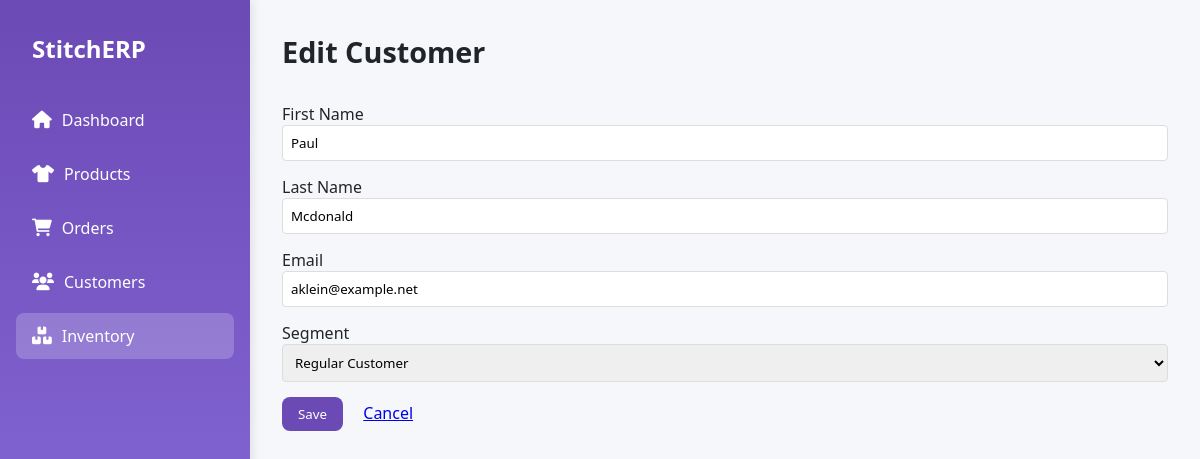
Screenshot of /customer/customers/1/edit/ with the database file from the repository.
### customer/models.py (models this page shows, shortened)
class Customer(models.Model):
    SEGMENT = [
        (1, 'New Customer'),
        (2, 'Regular Customer'),
        (3, 'VIP Customer'),
        (4, 'Inactive Customer'),
    ]
    first_name = models.CharField(max_length=30)
    last_name = models.CharField(max_length=30)
    email = models.EmailField()
    segment = models.SmallIntegerField(choices=SEGMENT, max_length=1, default=1)
    orders = models.IntegerField(default=0)
    total_spent = models.DecimalField(max_digits=10, decimal_places=2, default=0)
    last_update = models.DateTimeField(auto_now=True)
    join_date = models.DateTimeField(auto_now_add=True)

### customer/views.py (the view)
# urls.py: path('customers/<int:id>/edit/', views.edit_customer, name='edit_customer'),
def edit_customer(request, id):
    customer = Customer.objects.get(id=id)
    if request.method == 'POST':
        pass
    context = {'customer': customer}
    return render(request, 'edit_customer.html', context)

### templates/edit_customer.html (shortened to what this page needs)
{% load static %}
<!DOCTYPE html>
<html lang="en">
<head>
    <link rel="stylesheet" href="https://cdnjs.cloudflare.com/ajax/libs/font-awesome/6.0.0-beta3/css/all.min.css">
</head>
<body>
    <div class="dashboard">
        <div class="sidebar">
            <div class="logo">
                <h1>StitchERP</h1>
            </div>
            <ul class="nav-menu">
                <li class="nav-item">
                    <a href="{% url 'dashboard' %}" class="nav-link">
                        <i class="fas fa-home"></i> Dashboard
                    </a>
                </li>
                <li class="nav-item">
                    <a href="{% url 'product' %}" class="nav-link">
                        <i class="fas fa-tshirt"></i> Products
                    </a>
                </li>
                <li class="nav-item">
                    <a href="{% url 'order_list' %}" class="nav-link">
                        <i class="fas fa-shopping-cart"></i> Orders
                    </a>
                </li>
                <li class="nav-item">
                    <a href="{% url 'customer' %}" class="nav-link">
                        <i class="fas fa-users"></i> Customers
                    </a>
                </li>
                <li class="nav-item active">
                    <a href="{% url 'inventory' %}" class="nav-link">
                        <i class="fas fa-boxes"></i> Inventory
                    </a>
                </li>
            </ul>
        </div>
        <div class="main-content">
            <div class="header">
                <div class="page-title">
                    <h2>Edit Customer</h2>
                </div>
            </div>
            <div class="inventory-form">
                <form method="POST">
                    <div class="form-group">
                        <label>First Name</label>
                        <input type="text" class="form-control" name="first_name" value="{{ customer.first_name }}" required>
                    </div>
                    <div class="form-group">
                        <label>Last Name</label>
                        <input type="text" class="form-control" name="last_name" value="{{ customer.last_name }}" required>
                    </div>
                    <div class="form-group">
                        <label>Email</label>
                        <input type="email" class="form-control" name="email" value="{{ customer.email }}" required>
                    </div>
                    <div class="form-group">
                        <label>Segment</label>
                        <select class="form-control" name="segment" required>
                            {% for key, value in customer.SEGMENT %}
                                <option value="{{ key }}" {% if customer.segment == key %}selected{% endif %}>{{ value }}</option>
                            {% endfor %}
                        </select>
                    </div>
                    <button type="submit" class="btn btn-primary">Save</button>
                    <a href="{% url 'customer' %}" class="btn btn-secondary">Cancel</a>
                </form>
            </div>
        </div>
    </div>
</body>
</html>

### templates/edit_customer.html (style rules this page uses)
:root { --primary: #6C4AB6; --secondary: #8D72E1; --accent: #B9E0FF; --light: #F8F9FA; --dark: #212529; --success: #4BB543; --warning: #FFC107; --danger: #DC3545; }
* { margin: 0; padding: 0; box-sizing: border-box; font-family: 'Segoe UI', Tahoma, Geneva, Verdana, sans-serif; }
body { background-color: #f5f7fa; color: var(--dark); }
.form-group { margin-bottom: 15px; }
.form-control { width: 100%; padding: 8px; border: 1px solid #ddd; border-radius: 4px; }
.dashboard { display: grid; grid-template-columns: 250px 1fr; min-height: 100vh; }
.sidebar { background: linear-gradient(180deg, var(--primary), var(--secondary)); color: white; padding: 2rem 1rem; box-shadow: 2px 0 10px rgba(0, 0, 0, 0.1); }
.logo { display: flex; align-items: center; margin-bottom: 2rem; padding-left: 1rem; }
.logo h1 { font-size: 1.5rem; font-weight: 700; }
.nav-menu { list-style: none; }
.nav-item { margin-bottom: 0.5rem; border-radius: 8px; transition: all 0.3s ease; }
.nav-item.active { background-color: rgba(255, 255, 255, 0.2); }
.nav-link { display: flex; align-items: center; padding: 0.75rem 1rem; color: white; text-decoration: none; font-weight: 500; }
.nav-link i { margin-right: 10px; font-size: 1.1rem; }
.main-content { padding: 2rem; }
.header { display: flex; justify-content: space-between; align-items: center; margin-bottom: 2rem; }
.page-title h2 { font-size: 1.8rem; color: var(--dark); }
.btn { padding: 0.5rem 1rem; border-radius: 8px; border: none; cursor: pointer; font-weight: 500; transition: all 0.3s ease; }
.btn-primary { background-color: var(--primary); color: white; }

### rows the page displays
Customer: first_name "Paul", last_name "Mcdonald", email "aklein@example.net", segment "Regular Customer"
